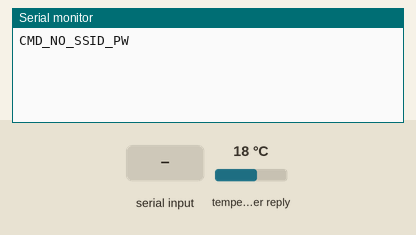
The sketch below on a simulated ESP8266 (NodeMCU). On the bench: the last lines printed to the serial monitor. Inputs (shaded band) come from the test bench; at power-on: temperature in the weather reply 18 °C. WiFi joins after 1.5 s; servers stay silent unless stated; network time is answered at once with the bench clock; the local clock reads 2024-03-15 10:24:30 at power-on unless the sketch sets it; EEPROM starts erased; web services answer with replies made up by the test bench.

Above: at 1.2 s.
1.3 s: "CMD_SSID\n" received over Serial
At 3.5 s:
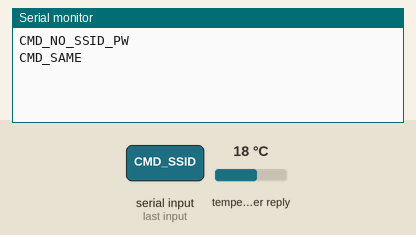
3.8 s: "CMD_WEATHER_ID\n" received over Serial
At 6.4 s:
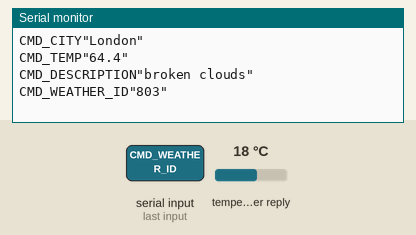
6.5 s: "CMD_NTP_TIME\n" received over Serial
At 8.8 s:
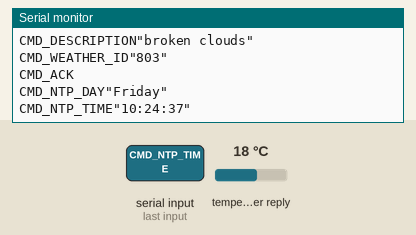

Measured:
- after the input at 1.3 s, the serial monitor: prints a new line after 1.0 s (image 1)
- after the input at 3.8 s, the serial monitor: prints a new line after 1.0 s (image 2)
- after the input at 6.5 s, the serial monitor: prints a new line after 1.0 s (image 3)

The sketch:

GetOpenWeather.ino
```cpp
// Visual Micro is in vMicro>General>Tutorial Mode
//
/*
    Name:       GetOpenWeather.ino
    Created:	1/22/2020 2:58:33 PM
    Author:     Karl-PC\Karl

	The commands to send to ESP
	CMD_SSID - Send with ssid of Wi-Firouter in quotes. Ex. CMD_SSID"myssid"
	CMD_PASSWORD - Send with password of Wi-Fi router in quotes. Ex. CMD_PASSWORD"mypassword"
	CMD_RESET - Resets the ESP module
	CMD_CLEAR_WIFI - Clears the ssid and password of router credentials from the ESP
	CMD_WEATHER_ID - Gets the weather from openweathermap.org server
	CMD_NTP_TIME - Gets the time from pool.ntp.org server

	The commands sent from the ESP to receiving device and example strings
	CMD_NTP_TIME"Saturday, 21:04:59"
	CMD_CITY"Wildomar"
	CMD_TEMP"49.91"
	CMD_DESCRIPTION"clear sky"
	CMD_WEATHER_ID"800"
*/

#include <ESP8266WiFi.h>
#include <NTPClient.h>
#include <WiFiUdp.h>
#include <EEPROM.h>
#include "ArduinoJson.h"


// User changable values
// Serial baudrate. Default 115200
#define baudRate 115200

// Time out seconds. Default 15
// The amount of seconds to wait before indicating ESP can not aquire a Wi-Fi connection
#define TIME_OUT 15

// NTPClient
const long utcOffsetInSeconds = -28800;

// openweather api
const String APIKEY = ""; // Register on openweathermap.org and enter you App ID.
const String zipcodeID = "92595,us"; // add your location here
// end user changable


/* None of the values below should be changed  */
WiFiClient client;
char* servername = "api.openweathermap.org";  // remote server we will connect to

// for NTPClient
char daysOfTheWeek[7][12] = { "Sunday", "Monday", "Tuesday", "Wednesday", "Thursday", "Friday", "Saturday" };
// Define NTP Client to get time
WiFiUDP ntpUDP;
NTPClient timeClient(ntpUDP, "pool.ntp.org", utcOffsetInSeconds);

/* Don't set this wifi credentials. They are configurated at runtime and stored on EEPROM */
char ssid[32] = "";
char password[32] = "";

// The setup() function runs once each time the micro-controller starts
void setup()
{
	uint16_t timeOutCounter = 0; // timeout counter

	Serial.begin(baudRate);

	// start time client
	timeClient.begin();

	// load wifi credentials to ssid and passwod array variables
	loadCredentials();

	if (ssid[0] == '\0' || password[0] == '\0') { // No credentials saved yet
		Serial.println("CMD_NO_SSID_PW");
		// We should enter loop() now.
		// Send CMD_SSID"<ssid>" and CMD_PASSWORD"<password>" to add your wi-fi credentials and reset
	}
	else // connect to wifi
	{
		Serial.println();
		Serial.print("CMD_SSID\"");
		Serial.print(ssid);
		Serial.println("\"");
		WiFi.mode(WIFI_STA);
		WiFi.begin(ssid, password);
		while (WiFi.status() != WL_CONNECTED) {
			delay(1000);
			Serial.print(".");
			if (++timeOutCounter == TIME_OUT) {
				break;
			}
		}

		if (WiFi.status() == WL_CONNECTED)
		{
			Serial.println();
			Serial.print("CMD_IP_ADDRESS\""); // we know we're connected if we receive an IP address
			Serial.print(WiFi.localIP().toString());
			Serial.println(+"\"");
			getTime();
			getWeather();
		}
		else
		{
			Serial.println();
			Serial.println("CMD_NO_CONNECTION");
		}
	}
}

/* Loop here until uart message is received */
void loop()
{
	String uartMsg = Serial.readStringUntil('\r');
	if (uartMsg != "") {
		parseCommand(uartMsg);
	}
}

// parse the uart messages
void parseCommand(String uartMsg)
{
	if (uartMsg.indexOf("CMD_SSID") != std::string::npos)
	{
		uartMsg = parseUartValue(uartMsg, "CMD_SSID");
		if (uartMsg != ssid)
		{
			memset(&ssid, 0, sizeof(ssid));
			strcpy(ssid, uartMsg.c_str());
			saveCredentials();
			Serial.println("CMD_ACK");
		}
		else
		{
			Serial.println("CMD_SAME");// the ssid is the same
		}
	}
	else if (uartMsg.indexOf("CMD_PASSWORD") != std::string::npos)
	{
		uartMsg = parseUartValue(uartMsg, "CMD_PASSWORD");
		if (uartMsg != password)
		{
			memset(&password, 0, sizeof(password));
			strcpy(password, uartMsg.c_str());
			saveCredentials();
			Serial.println("CMD_ACK");
		}
		else
		{
			Serial.println("CMD_SAME");// the password is the same
		}
	}
	else if (uartMsg.indexOf("CMD_RESET") != std::string::npos)
	{
		Serial.println("CMD_ACK");
		ESP.reset();
	}
	else if (uartMsg.lastIndexOf("CMD_CLEAR_WIFI") != std::string::npos)
	{
		memset(&ssid, 0, sizeof(ssid));
		memset(&password, 0, sizeof(password));
		Serial.println("CMD_ACK");
	}
	else if (uartMsg.indexOf("CMD_WEATHER_ID") != std::string::npos)
	{
		Serial.println("CMD_ACK");
		getWeather();
	}
	else if (uartMsg.indexOf("CMD_NTP_TIME") != std::string::npos)
	{
		Serial.println("CMD_ACK");
		getTime();
	}
}

/* Remove the command, trims and remove quotes. Used for SSID and PW */
String parseUartValue(String uartMsg, String removeCommand)
{
	uartMsg.replace(removeCommand, "");
	uartMsg.replace("\"", "");
	uartMsg.trim();
	return uartMsg;
}

void getTime()
{
	timeClient.update();
	Serial.print("CMD_NTP_DAY\"");
	Serial.print(daysOfTheWeek[timeClient.getDay()]);
	Serial.println("\"");

	Serial.print("CMD_NTP_TIME\"");
	Serial.println(timeClient.getFormattedTime() + "\"");
}

void getWeather()
{
	String result = "";
	WiFiClient client;
	const int httpPort = 80;
	if (!client.connect(servername, httpPort)) {
		return;
	}
	// We now create a URI for the request
	String url = "/data/2.5/weather?zip=" + zipcodeID + "&units=imperial&cnt=1&APPID=" + APIKEY;

	Serial.println(url);

	// This will send the request to the server
	client.print(String("GET ") + url + " HTTP/1.1\r\n" +
		"Host: " + servername + "\r\n" +
		"Connection: close\r\n\r\n");
	unsigned long timeout = millis();
	while (client.available() == 0) {
		if (millis() - timeout > 5000) {
			client.stop();
			return;
		}
	}

	/* Read all the lines of the reply from server */
	while (client.available()) {
		result = client.readStringUntil('\r');
	}

	result.replace('[', ' ');
	result.replace(']', ' ');
	char jsonArray[1024];
	result.toCharArray(jsonArray, sizeof(jsonArray));
	jsonArray[result.length() + 1] = '\0';

	StaticJsonDocument<1024> doc;
	DeserializationError error = deserializeJson(doc, jsonArray);
	if (error)
	{
		Serial.print("deserializeJson() failed: ");
		Serial.println(error.c_str());
		return;
	}

	String location = doc["name"];
	String temperature = doc["main"]["temp"];
	String description = doc["weather"]["description"];
	String idString = doc["weather"]["id"];

	Serial.println("CMD_CITY\"" + location + "\"");
	Serial.println("CMD_TEMP\"" + temperature + "\"");
	Serial.println("CMD_DESCRIPTION\"" + description + "\"");
	Serial.println("CMD_WEATHER_ID\"" + idString + "\"");
}

/* Load WLAN credentials from EEPROM */
void loadCredentials() {
	EEPROM.begin(512);
	EEPROM.get(0, ssid);
	EEPROM.get(0 + sizeof(ssid), password);
	char ok[2 + 1];
	EEPROM.get(0 + sizeof(ssid) + sizeof(password), ok);
	EEPROM.end();
	if (String(ok) != String("OK")) {
		ssid[0] = 0;
		password[0] = 0;
	}
}

/* Store WLAN credentials to EEPROM */
void saveCredentials() {
	EEPROM.begin(512);
	EEPROM.put(0, ssid);
	EEPROM.put(0 + sizeof(ssid), password);
	char ok[2 + 1] = "OK";
	EEPROM.put(0 + sizeof(ssid) + sizeof(password), ok);
	EEPROM.commit();
	EEPROM.end();
}
```
